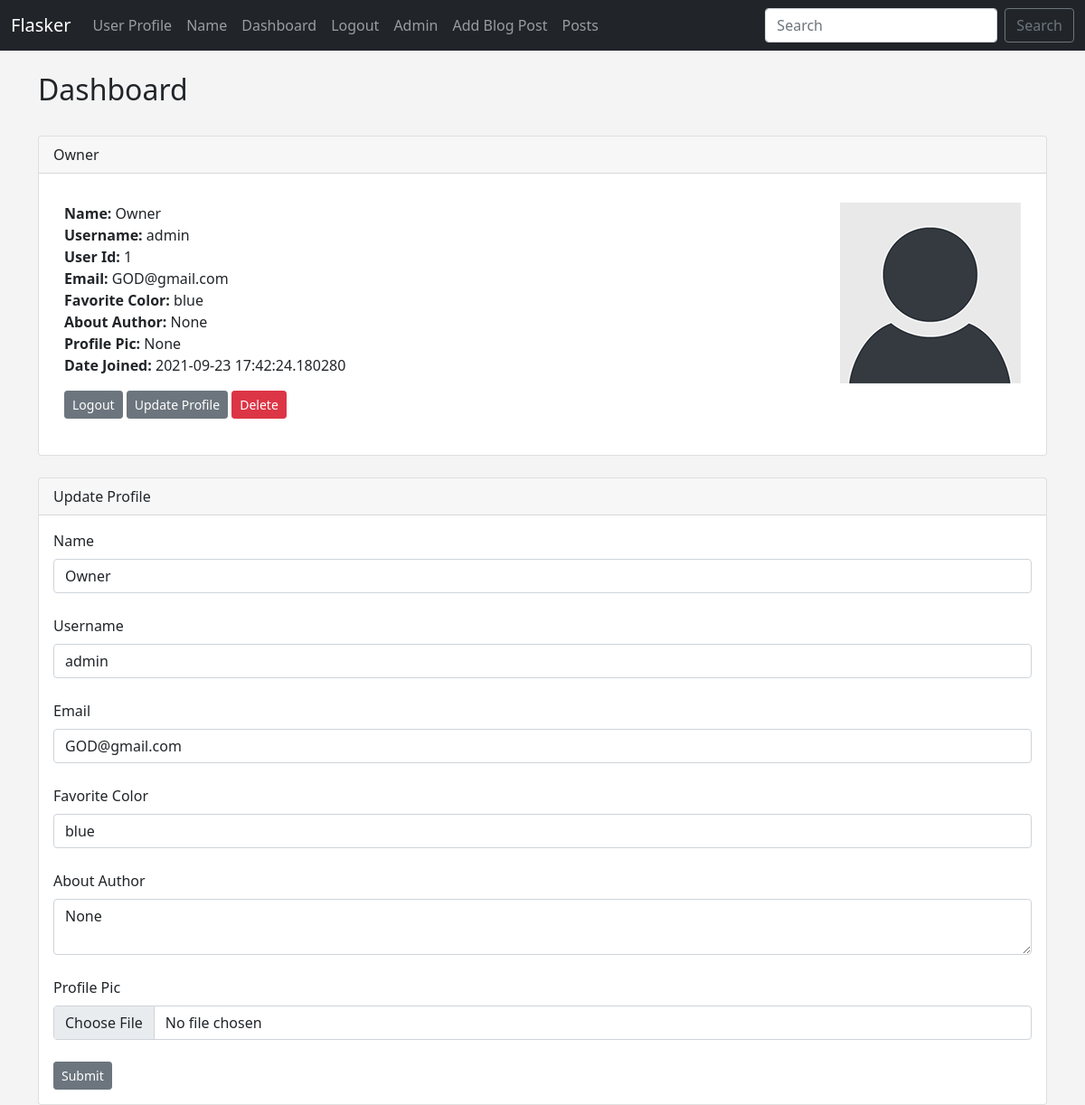
The page /dashboard (signed in) on the database as committed earlier.
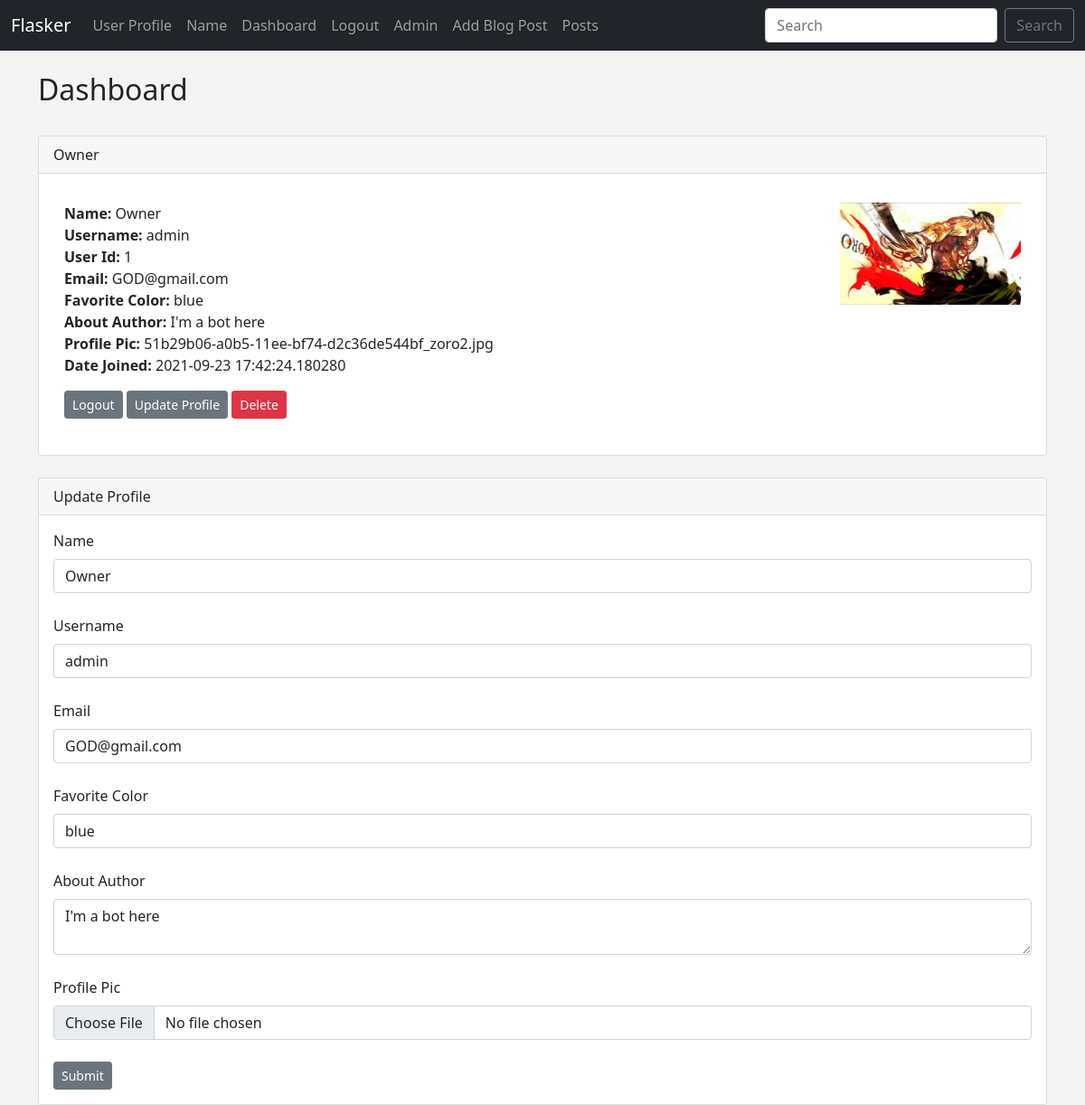
The same page on the database as committed later.
### app.py (models this page shows, shortened)
class Users(db.Model, UserMixin):
	id = db.Column(db.Integer, primary_key=True)
	username = db.Column(db.String(20), nullable=False, unique=True)
	name = db.Column(db.String(200), nullable=False)
	email = db.Column(db.String(120), nullable=False, unique=True)
	favorite_color = db.Column(db.String(120))
	about_author = db.Column(db.Text(500), nullable=True)
	date_added = db.Column(db.DateTime, default=datetime.utcnow)
	profile_pic = db.Column(db.String(), nullable=True)
	password_hash = db.Column(db.String(128))
	posts = db.relationship('Posts', backref='poster')
	@property
	def password(self):
		raise AttributeError('password is not a readable attribute!')

### app.py (the view)
@app.route('/dashboard', methods=['GET', 'POST'])
@login_required
def dashboard():
	form = UserForm()
	id = current_user.id
	name_to_update = Users.query.get_or_404(id)
	if request.method == "POST":
		name_to_update.name = request.form['name']
		name_to_update.email = request.form['email']
		name_to_update.favorite_color = request.form['favorite_color']
		name_to_update.username = request.form['username']
		name_to_update.about_author = request.form['about_author']
		if request.files['profile_pic']:
			name_to_update.profile_pic = request.files['profile_pic']
			pic_filename = secure_filename(name_to_update.profile_pic.filename)
			pic_name = str(uuid.uuid1()) + "_" + pic_filename
			saver = request.files['profile_pic']
			name_to_update.profile_pic = pic_name
			try:
				db.session.commit()
				saver.save(os.path.join(app.config['UPLOAD_FOLDER'], pic_name))
				flash("User Updated Successfully!")
				return render_template("dashboard.html",
					form=form,
					name_to_update = name_to_update)
			except:
				flash("Error!  Looks like there was a problem...try again!")
				return render_template("dashboard.html",
					form=form,
					name_to_update = name_to_update)
		else:
			db.session.commit()
			flash("User Updated Successfully!")
			return render_template("dashboard.html",
				form=form,
				name_to_update = name_to_update)
	else:
		return render_template("dashboard.html",
				form=form,
				name_to_update = name_to_update,
				id = id)
	return render_template('dashboard.html')

### webforms.py
class UserForm(FlaskForm):
	name = StringField("Name", validators=[DataRequired()])
	username = StringField("Username", validators=[DataRequired()])
	email = StringField("Email", validators=[DataRequired()])
	favorite_color = StringField("Favorite Color")
	about_author = TextAreaField("About Author")
	password_hash = PasswordField('Password', validators=[DataRequired(), EqualTo('password_hash2', message='Passwords Must Match!')])
	password_hash2 = PasswordField('Confirm Password', validators=[DataRequired()])
	profile_pic = FileField("Profile Pic")
	submit = SubmitField("Submit")

class SearchForm(FlaskForm):
	searched = StringField("Searched", validators=[DataRequired()])
	submit = SubmitField("Submit")

### app.py (called while the page is built)
@login_manager.user_loader
def load_user(user_id):
	return Users.query.get(int(user_id))

@app.context_processor
def base():
	form = SearchForm()
	return dict(form=form)

### templates/dashboard.html (shortened to what this page needs)
{% extends 'base.html' %}
{% block content %}
	<h2>Dashboard</h2>
	<br/>
	<div class="card">
  <div class="card-header">
    {{ current_user.name }}
  </div>
  <div class="card-body">
    <p class="card-text">
<div class="container">
	<div class="row">
		<div class="col-8">
    <strong>Name:</strong>
	{{ current_user.name }}<br/>
	<strong>Username:</strong>
	{{ current_user.username }}<br/>
	<strong>User Id:</strong>
	{{ current_user.id }}<br/>
	<strong>Email:</strong>
	{{ current_user.email }}<br/>
	<strong>Favorite Color:</strong>
	{{ current_user.favorite_color }}<br/>
	<strong>About Author:</strong>
	{{ current_user.about_author }}<br/>
	<strong>Profile Pic:</strong>
	{{ current_user.profile_pic }}<br/>
	<strong>Date Joined:</strong>
	{{ current_user.date_added }}<br/>
    </p>
    <a href="{{ url_for('logout')}}" class="btn btn-secondary btn-sm">Logout</a>
    <a href="{{ url_for('update', id=current_user.id)}}" class="btn btn-secondary btn-sm">Update Profile</a>
    <a href="{{ url_for('delete', id=current_user.id)}}" class="btn btn-danger btn-sm">Delete</a>
    <br/><br/>
	</div>
	<div class="col-4">
		{% if current_user.profile_pic %}
		<img src="{{ url_for('static', filename='images/' + current_user.profile_pic)}}" width="200" align="right">
		{% else %}
		<img src="{{ url_for('static', filename='images/default_profile_pic.png')}}" width="200" align="right">
		{% endif %}
	</div>
	</div>
	</div>
<br/>
<div class="card">
  <div class="card-header">
    Update Profile
  </div>
  <div class="card-body">
  	<form action="/dashboard" method="POST" enctype="multipart/form-data">
		{{ form.name.label(class="form-label") }}
		{{ form.name(class="form-control", value=name_to_update.name) }}
		<br/>
		{{ form.username.label(class="form-label") }}
		{{ form.username(class="form-control", value=name_to_update.username) }}
		<br/>
		{{ form.email.label(class="form-label") }}
		{{ form.email(class="form-control", value=name_to_update.email) }}
		<br/>
		{{ form.favorite_color.label(class="form-label") }}
		{{ form.favorite_color(class="form-control", value=name_to_update.favorite_color) }}
		<br/>
		{{ form.about_author.label(class="form-label") }}
		<textarea name="about_author" class="form-control">{{ name_to_update.about_author }}</textarea>
		<br/>
		{{ form.profile_pic.label(class="form-label") }}
		{{ form.profile_pic(class="form-control", value=name_to_update.profile_pic) }}
		<br/>
		{{ form.submit(class="btn btn-secondary btn-sm") }}
	</form>
</div>
</div>
{% endblock %}

### templates/base.html (shortened to what this page needs)
<!doctype html>
<html lang="en">
  <head>
    <link href="https://cdn.jsdelivr.net/npm/bootstrap@5.0.0-beta1/dist/css/bootstrap.min.css" rel="stylesheet">
    <link href="{{ url_for('static', filename='css/style.css') }}" rel="stylesheet">
  </head>
  <body>
  	{% include 'navbar.html' %}
  	<br/>
  	<div class="container">
		{% block content %}
		{% endblock %}
  </body>
</html>

### templates/navbar.html (shortened to what this page needs)
<nav class="navbar navbar-expand-lg navbar-dark bg-dark">
  <div class="container-fluid">
    <a class="navbar-brand" href="{{ url_for('index') }}">Flasker</a>
    <div class="collapse navbar-collapse" id="navbarSupportedContent">
      <ul class="navbar-nav me-auto mb-2 mb-lg-0">
        <li class="nav-item">
          <a class="nav-link" href="{{ url_for('user', name='John')}}">User Profile</a>
        </li>
        <li class="nav-item">
          <a class="nav-link" href="{{ url_for('name')}}">Name</a>
        </li>
        {% if current_user.is_authenticated %}
          <li class="nav-item">
            <a class="nav-link" href="{{ url_for('dashboard')}}">Dashboard</a>
          </li>
          <li class="nav-item">
            <a class="nav-link" href="{{ url_for('logout')}}">Logout</a>
          </li>
        {% endif %}
        {% if current_user.id == 1 %}
        <li class="nav-item">
          <a class="nav-link" href="{{ url_for('admin')}}">Admin</a>
        </li>
        {% endif %}
        <li class="nav-item">
          <a class="nav-link" href="{{ url_for('add_post')}}">Add Blog Post</a>
        </li>
        <li class="nav-item">
          <a class="nav-link" href="{{ url_for('posts')}}">Posts</a>
        </li>
      </ul>
      <form method="POST" action="{{ url_for('search') }}" class="d-flex">
        <input class="form-control me-2" type="search" placeholder="Search" aria-label="Search" name="searched">
        <button class="btn btn-outline-secondary" type="submit">Search</button>
      </form>
    </div>
  </div>
</nav>

### static/css/style.css (style rules this page uses)
body { background: #f4f4f4; }

Rows that differ between the two databases and show on the page:
changed Users "Owner": about_author "None" → "I'm a bot here"; profile_pic "None" → "51b29b06-a0b5-11ee-bf74-d2c36de544bf_zoro2.jpg"; profile_pic: picture added
